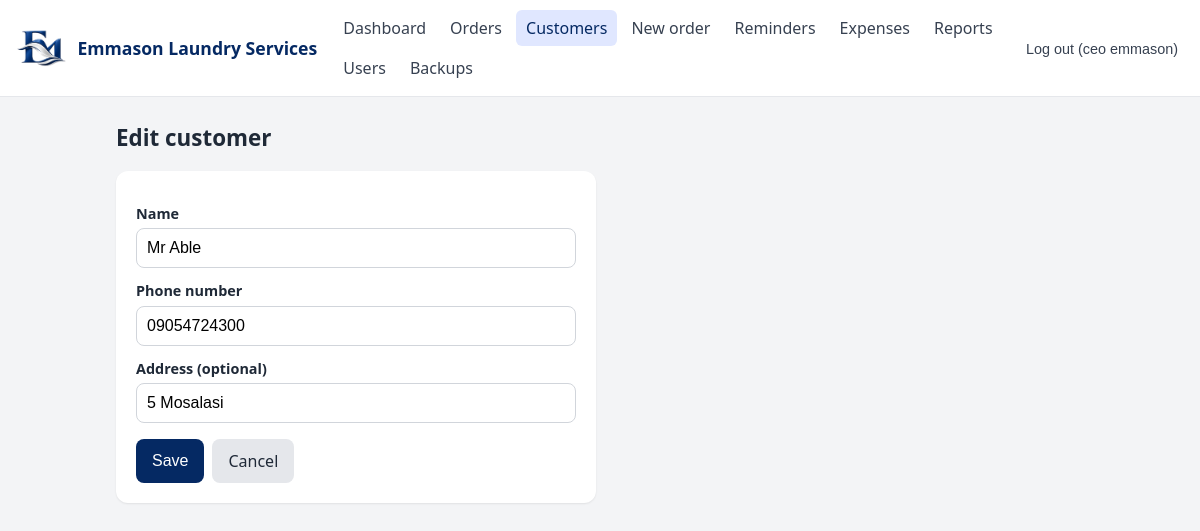
Screenshot of /app/customers/3/edit (signed in) with the database file from the repository.
### app/models.py (models this page shows)
class User(Base):
     __tablename__ = "users"
     id = Column(Integer, primary_key=True)
     username = Column(String, unique=True, nullable=False)
     full_name = Column(String, nullable=False)
     password_hash = Column(String, nullable=False)
     role = Column(String, default="staff")        # admin or staff
     is_active = Column(Boolean, default=True)
     created_at = Column(DateTime, default=datetime.utcnow)

class Customer(Base):
    __tablename__ = "customers"
    id = Column(Integer, primary_key=True)
    name = Column(String, nullable=False)
    phone = Column(String, unique=True, nullable=False)
    address = Column(String)
    created_at = Column(DateTime, default=datetime.utcnow)
    orders = relationship("Order", back_populates="customer")

### app/routers/web.py (the view)
@router.get("/app/customers/{customer_id}/edit")
def customer_edit(request: Request, customer_id: int, user=Depends(web_user),
                  db: Session = Depends(get_db)):
    customer = db.get(models.Customer, customer_id)
    if not customer:
        raise HTTPException(404, "Customer not found")
    return customer_form(
        request, user, "Edit customer", f"/app/customers/{customer.id}/edit",
        {"name": customer.name, "phone": customer.phone, "address": customer.address or ""},
        cancel=f"/app/customers/{customer.id}",
    )

### app/templates/customer_form.html (shortened to what this page needs)
{% extends "base.html" %}
{% block content %}
<h1>{{ title }}</h1>
<div class="form-card">
  <form method="post" action="{{ action }}">
    <label for="name">Name</label>
    <input id="name" name="name" value="{{ values.name }}" required autofocus>
    <label for="phone">Phone number</label>
    <input id="phone" name="phone" type="tel" value="{{ values.phone }}" placeholder="08012345678" required>
    <label for="address">Address (optional)</label>
    <input id="address" name="address" value="{{ values.address }}">
    <div class="actions">
      <button class="btn" type="submit">Save</button>
      <a class="btn secondary" href="{{ cancel }}">Cancel</a>
    </div>
  </form>
</div>
{% endblock %}

### app/templates/base.html (shortened to what this page needs)
<!doctype html>
<html lang="en">
<head>
  <link rel="stylesheet" href="/static/style.css">
</head>
<body>
  <header class="topbar">
      <a class="brand" href="/app"><img src="/static/logo-mark.png" alt=""><span>{{ business }}</span></a>
        <nav>
      <a href="/app" class="{{ 'active' if page == 'dashboard' }}">Dashboard</a>
      <a href="/app/orders" class="{{ 'active' if page == 'orders' }}">Orders</a>
      <a href="/app/customers" class="{{ 'active' if page == 'customers' }}">Customers</a>
      <a href="/app/orders/new" class="{{ 'active' if page == 'new_order' }}">New order</a>
      <a href="/app/reminders" class="{{ 'active' if page == 'reminders' }}">Reminders</a>
      {% if user.role == "admin" %}
      <a href="/app/expenses" class="{{ 'active' if page == 'expenses' }}">Expenses</a>
      <a href="/app/reports" class="{{ 'active' if page == 'reports' }}">Reports</a>
      <a href="/app/users" class="{{ 'active' if page == 'users' }}">Users</a>
      <a href="/app/backups" class="{{ 'active' if page == 'backups' }}">Backups</a>
      {% endif %}
    </nav>
    <form method="post" action="/logout">
      <button class="link">Log out ({{ user.username }})</button>
    </form>
  </header>
  <main>
    {% block content %}{% endblock %}
  </main>
</body>
</html>

### app/static/style.css (style rules this page uses)
* { box-sizing: border-box; }
body { margin: 0; font-family: system-ui, -apple-system, "Segoe UI", Roboto, sans-serif; background: #f3f4f6; color: #1f2937; line-height: 1.5; }
a { color: #2563eb; text-decoration: none; }
.topbar { background: #1f2937; color: #fff; padding: 10px 16px; display: flex; flex-wrap: wrap; align-items: center; gap: 8px 16px; }
.topbar .brand { color: #fff; font-weight: 700; font-size: 1.1rem; }
.topbar nav { display: flex; flex-wrap: wrap; gap: 4px; flex: 1; }
.topbar nav a { color: #d1d5db; padding: 6px 10px; border-radius: 6px; }
.topbar nav a.active, .topbar nav a:hover { background: #374151; color: #fff; }
.topbar form { margin: 0; }
button.link { background: none; border: 0; color: #d1d5db; cursor: pointer; font-size: .9rem; }
main { max-width: 1000px; margin: 0 auto; padding: 16px; }
h1 { font-size: 1.4rem; margin: 8px 0 16px; }
.btn { display: inline-block; background: #2563eb; color: #fff; border: 0; border-radius: 8px; padding: 10px 16px; font-size: 1rem; cursor: pointer; }
.btn.secondary { background: #e5e7eb; color: #1f2937; }
input, select, textarea { width: 100%; padding: 10px; border: 1px solid #d1d5db; border-radius: 8px; font-size: 1rem; background: #fff; }
label { display: block; font-size: .9rem; font-weight: 600; margin: 12px 0 4px; }
.actions { display: flex; gap: 8px; flex-wrap: wrap; margin-top: 16px; }
.form-card { max-width: 480px; background: #fff; padding: 20px; border-radius: 12px; box-shadow: 0 1px 2px rgba(0,0,0,.08); }
.topbar { background: #fff; color: #052963; border-bottom: 1px solid #e5e7eb; }
.topbar .brand { color: #052963; display: flex; align-items: center; gap: 10px; }
.topbar .brand img { height: 38px; width: auto; }
.topbar nav a { color: #374151; }
.topbar nav a.active, .topbar nav a:hover { background: #e0e7ff; color: #052963; }
.topbar button.link, .userbar a { color: #374151; }
.btn { background: #052963; }

### rows the page displays
User: username "ceo emmason"
Customer: name "Mr Able", phone "09054724300", address "5 Mosalasi"

### other values shown
{{ business }} "Emmason Laundry Services"
{{ title }} "Edit customer"
